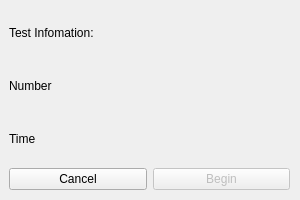
<?xml version="1.0" encoding="UTF-8"?>
<ui version="4.0">
 <class>BeginTestDialog</class>
 <widget class="QWidget" name="BeginTestDialog">
  <property name="geometry">
   <rect>
    <x>0</x>
    <y>0</y>
    <width>300</width>
    <height>200</height>
   </rect>
  </property>
  <property name="windowTitle">
   <string>Begin Test</string>
  </property>
  <widget class="QWidget" name="verticalLayoutWidget">
   <property name="geometry">
    <rect>
     <x>9</x>
     <y>9</y>
     <width>281</width>
     <height>181</height>
    </rect>
   </property>
   <layout class="QVBoxLayout" name="verticalLayout">
    <item>
     <widget class="QLabel" name="label">
      <property name="text">
       <string>Test Infomation:</string>
      </property>
     </widget>
    </item>
    <item>
     <widget class="QLabel" name="testQuantity">
      <property name="text">
       <string>Number </string>
      </property>
     </widget>
    </item>
    <item>
     <widget class="QLabel" name="testTime">
      <property name="text">
       <string>Time</string>
      </property>
     </widget>
    </item>
    <item>
     <layout class="QHBoxLayout" name="horizontalLayout">
      <item>
       <widget class="QPushButton" name="pushButton_2">
        <property name="text">
         <string>Cancel</string>
        </property>
       </widget>
      </item>
      <item>
       <widget class="QPushButton" name="pushButton">
        <property name="enabled">
         <bool>false</bool>
        </property>
        <property name="text">
         <string>Begin</string>
        </property>
       </widget>
      </item>
     </layout>
    </item>
   </layout>
  </widget>
 </widget>
 <resources/>
 <connections/>
</ui>
